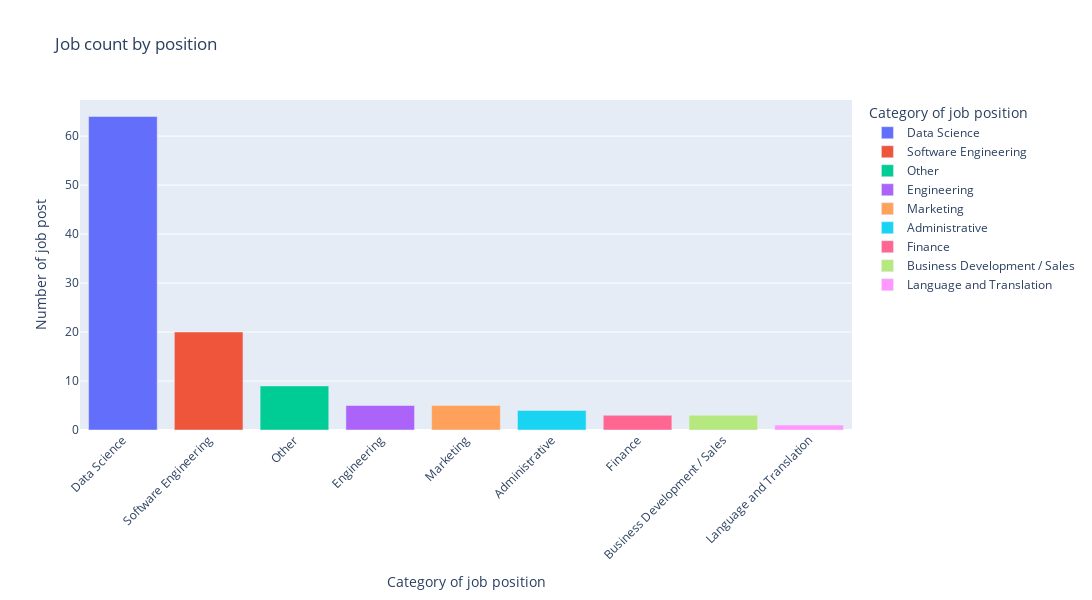
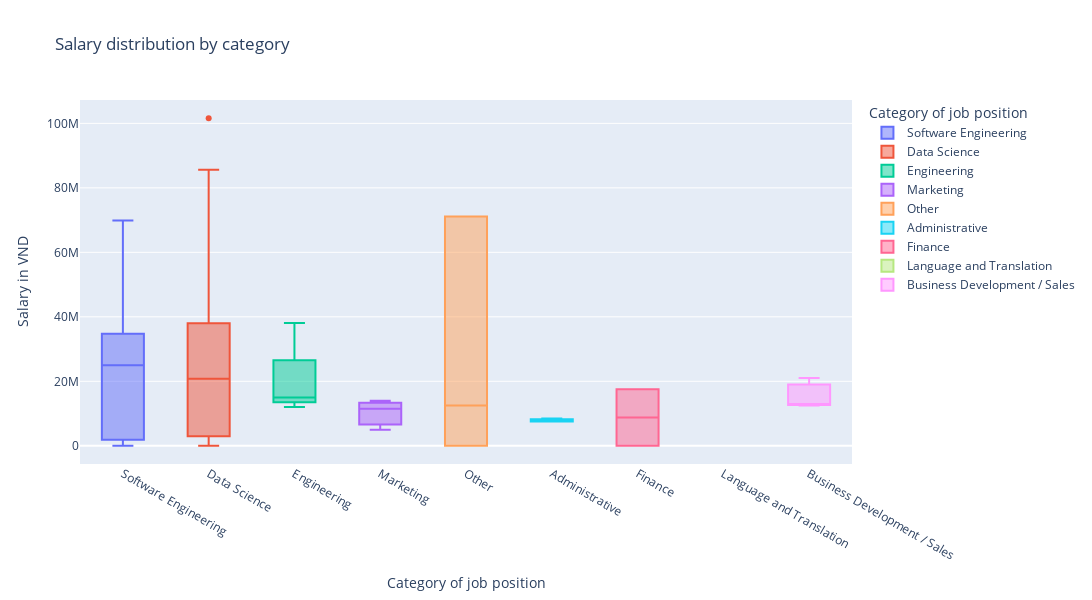
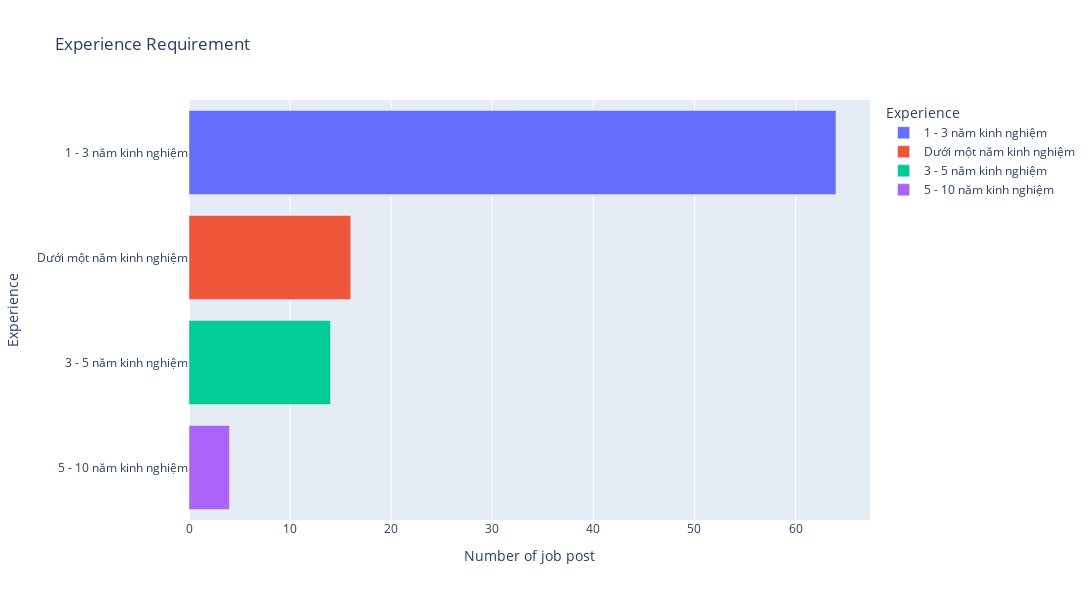
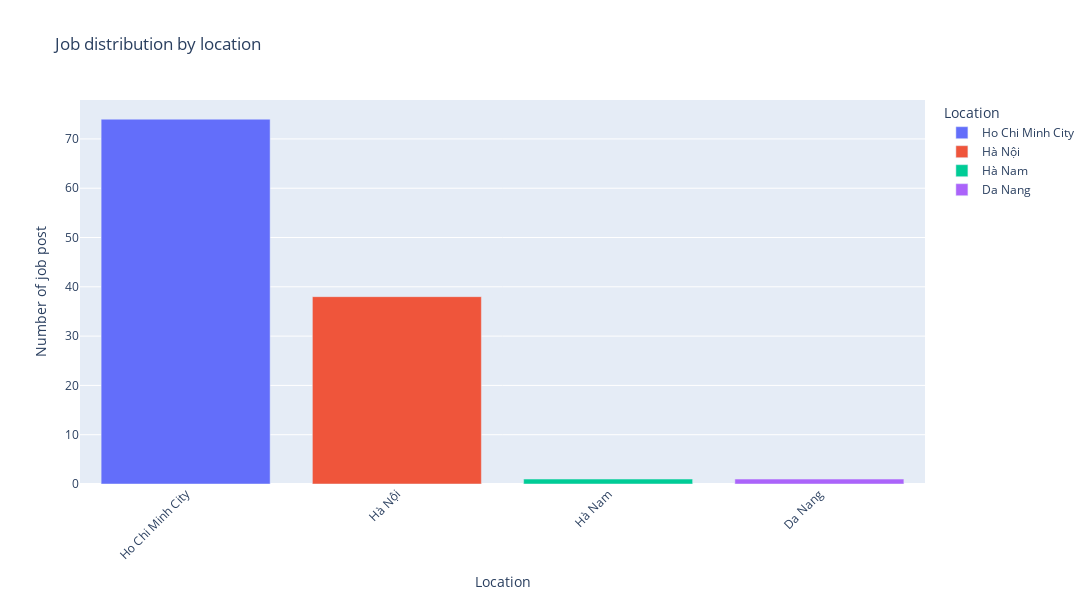

The cell these charts' notebook holds for them, in order:
### Code cell
df_data = preprocess.filter_job_titles(eda_df, keywords=["data", "business intelligence"])
visualization.create_charts(df_data)

### Figure 1 — Plotly figure (JSON) as saved in the notebook; plotly's stock layout.template omitted (floating-point values rounded to 4 significant figures)
{"data": [{"alignmentgroup": "True", "hovertemplate": "Category of job position=%{x}<br>Number of job post=%{y}<extra></extra>", "legendgroup": "Data Science", "marker": {"color": "#636efa", "pattern": {"shape": ""}}, "name": "Data Science", "offsetgroup": "Data Science", "orientation": "v", "showlegend": true, "textposition": "auto", "type": "bar", "x": ["Data Science"], "xaxis": "x", "y": [64], "yaxis": "y"}, {"alignmentgroup": "True", "hovertemplate": "Category of job position=%{x}<br>Number of job post=%{y}<extra></extra>", "legendgroup": "Software Engineering", "marker": {"color": "#EF553B", "pattern": {"shape": ""}}, "name": "Software Engineering", "offsetgroup": "Software Engineering", "orientation": "v", "showlegend": true, "textposition": "auto", "type": "bar", "x": ["Software Engineering"], "xaxis": "x", "y": [20], "yaxis": "y"}, {"alignmentgroup": "True", "hovertemplate": "Category of job position=%{x}<br>Number of job post=%{y}<extra></extra>", "legendgroup": "Other", "marker": {"color": "#00cc96", "pattern": {"shape": ""}}, "name": "Other", "offsetgroup": "Other", "orientation": "v", "showlegend": true, "textposition": "auto", "type": "bar", "x": ["Other"], "xaxis": "x", "y": [9], "yaxis": "y"}, {"alignmentgroup": "True", "hovertemplate": "Category of job position=%{x}<br>Number of job post=%{y}<extra></extra>", "legendgroup": "Engineering", "marker": {"color": "#ab63fa", "pattern": {"shape": ""}}, "name": "Engineering", "offsetgroup": "Engineering", "orientation": "v", "showlegend": true, "textposition": "auto", "type": "bar", "x": ["Engineering"], "xaxis": "x", "y": [5], "yaxis": "y"}, {"alignmentgroup": "True", "hovertemplate": "Category of job position=%{x}<br>Number of job post=%{y}<extra></extra>", "legendgroup": "Marketing", "marker": {"color": "#FFA15A", "pattern": {"shape": ""}}, "name": "Marketing", "offsetgroup": "Marketing", "orientation": "v", "showlegend": true, "textposition": "auto", "type": "bar", "x": ["Marketing"], "xaxis": "x", "y": [5], "yaxis": "y"}, {"alignmentgroup": "True", "hovertemplate": "Category of job position=%{x}<br>Number of job post=%{y}<extra></extra>", "legendgroup": "Administrative", "marker": {"color": "#19d3f3", "pattern": {"shape": ""}}, "name": "Administrative", "offsetgroup": "Administrative", "orientation": "v", "showlegend": true, "textposition": "auto", "type": "bar", "x": ["Administrative"], "xaxis": "x", "y": [4], "yaxis": "y"}, {"alignmentgroup": "True", "hovertemplate": "Category of job position=%{x}<br>Number of job post=%{y}<extra></extra>", "legendgroup": "Finance", "marker": {"color": "#FF6692", "pattern": {"shape": ""}}, "name": "Finance", "offsetgroup": "Finance", "orientation": "v", "showlegend": true, "textposition": "auto", "type": "bar", "x": ["Finance"], "xaxis": "x", "y": [3], "yaxis": "y"}, {"alignmentgroup": "True", "hovertemplate": "Category of job position=%{x}<br>Number of job post=%{y}<extra></extra>", "legendgroup": "Business Development / Sales", "marker": {"color": "#B6E880", "pattern": {"shape": ""}}, "name": "Business Development / Sales", "offsetgroup": "Business Development / Sales", "orientation": "v", "showlegend": true, "textposition": "auto", "type": "bar", "x": ["Business Development / Sales"], "xaxis": "x", "y": [3], "yaxis": "y"}, {"alignmentgroup": "True", "hovertemplate": "Category of job position=%{x}<br>Number of job post=%{y}<extra></extra>", "legendgroup": "Language and Translation", "marker": {"color": "#FF97FF", "pattern": {"shape": ""}}, "name": "Language and Translation", "offsetgroup": "Language and Translation", "orientation": "v", "showlegend": true, "textposition": "auto", "type": "bar", "x": ["Language and Translation"], "xaxis": "x", "y": [1], "yaxis": "y"}], "layout": {"barmode": "relative", "height": 600, "legend": {"title": {"text": "Category of job position"}, "tracegroupgap": 0}, "title": {"text": "Job count by position"}, "width": 1200, "xaxis": {"anchor": "y", "categoryarray": ["Data Science", "Software Engineering", "Other", "Engineering", "Marketing", "Administrative", "Finance", "Business Development / Sales", "Language and Translation"], "categoryorder": "array", "domain": [0, 1], "tickangle": -45, "title": {"text": "Category of job position"}}, "yaxis": {"anchor": "x", "domain": [0, 1], "title": {"text": "Number of job post"}}}}

### Figure 2 — Plotly figure (JSON) as saved in the notebook; plotly's stock layout.template omitted (floating-point values rounded to 4 significant figures)
{"data": [{"alignmentgroup": "True", "hovertemplate": "Category of job position=%{x}<br>Salary in VND=%{y}<extra></extra>", "legendgroup": "Software Engineering", "marker": {"color": "#636efa"}, "name": "Software Engineering", "notched": false, "offsetgroup": "Software Engineering", "orientation": "v", "showlegend": true, "type": "box", "x": ["Software Engineering", "Software Engineering", "Software Engineering", "Software Engineering", "Software Engineering", "Software Engineering", "Software Engineering", "Software Engineering", "Software Engineering", "Software Engineering", "Software Engineering", "Software Engineering", "Software Engineering", "Software Engineering", "Software Engineering", "Software Engineering", "Software Engineering", "Software Engineering", "Software Engineering", "Software Engineering"], "x0": " ", "xaxis": "x", "y": [40000000, 25000000, 33020066, 2500000, 2500000, null, 238, 31750064, 25000000, 12000000, null, 238, 60960122, null, null, null, 69850140, 555, null, null], "y0": " ", "yaxis": "y"}, {"alignmentgroup": "True", "hovertemplate": "Category of job position=%{x}<br>Salary in VND=%{y}<extra></extra>", "legendgroup": "Data Science", "marker": {"color": "#EF553B"}, "name": "Data Science", "notched": false, "offsetgroup": "Data Science", "orientation": "v", "showlegend": true, "type": "box", "x": ["Data Science", "Data Science", "Data Science", "Data Science", "Data Science", "Data Science", "Data Science", "Data Science", "Data Science", "Data Science", "Data Science", "Data Science", "Data Science", "Data Science", "Data Science", "Data Science", "Data Science", "Data Science", "Data Science", "Data Science", "Data Science", "Data Science", "Data Science", "Data Science", "Data Science", "Data Science", "Data Science", "Data Science", "Data Science", "Data Science", "Data Science", "Data Science", "Data Science", "Data Science", "Data Science", "Data Science", "Data Science", "Data Science", "Data Science", "Data Science", "Data Science", "Data Science", "Data Science", "Data Science", "Data Science", "Data Science", "Data Science", "Data Science", "Data Science", "Data Science", "Data Science", "Data Science", "Data Science", "Data Science", "Data Science", "Data Science", "Data Science", "Data Science", "Data Science", "Data Science", "Data Science", "Data Science", "Data Science", "Data Science"], "x0": " ", "xaxis": "x", "y": [25400051, 20000000, null, 30000000, null, null, null, 38000000, 238, null, null, null, null, null, 18000000, 38100076, 12690355, 3000000, null, null, null, 15000000, 15000000, null, 57150114, 21590043, 3000000, null, null, null, null, null, null, null, null, 238, null, 24130048, 27940056, 20000000, 238, 238, 37000000, 26670053, 238, null, 238, null, 17500000, 85587128, null, 238, 82550165, 57150114, 25400051, 14000000, null, 50800102, 76200152, 8000000, 101600203, 1674, 50800102, 22500000], "y0": " ", "yaxis": "y"}, {"alignmentgroup": "True", "hovertemplate": "Category of job position=%{x}<br>Salary in VND=%{y}<extra></extra>", "legendgroup": "Engineering", "marker": {"color": "#00cc96"}, "name": "Engineering", "notched": false, "offsetgroup": "Engineering", "orientation": "v", "showlegend": true, "type": "box", "x": ["Engineering", "Engineering", "Engineering", "Engineering", "Engineering"], "x0": " ", "xaxis": "x", "y": [11999900, null, 15000000, 15000000, 38100076], "y0": " ", "yaxis": "y"}, {"alignmentgroup": "True", "hovertemplate": "Category of job position=%{x}<br>Salary in VND=%{y}<extra></extra>", "legendgroup": "Marketing", "marker": {"color": "#ab63fa"}, "name": "Marketing", "notched": false, "offsetgroup": "Marketing", "orientation": "v", "showlegend": true, "type": "box", "x": ["Marketing", "Marketing", "Marketing", "Marketing", "Marketing"], "x0": " ", "xaxis": "x", "y": [null, null, 14000000, 11500000, 5000000], "y0": " ", "yaxis": "y"}, {"alignmentgroup": "True", "hovertemplate": "Category of job position=%{x}<br>Salary in VND=%{y}<extra></extra>", "legendgroup": "Other", "marker": {"color": "#FFA15A"}, "name": "Other", "notched": false, "offsetgroup": "Other", "orientation": "v", "showlegend": true, "type": "box", "x": ["Other", "Other", "Other", "Other", "Other", "Other", "Other", "Other", "Other"], "x0": " ", "xaxis": "x", "y": [238, 71120142, 71120142, null, null, null, null, 12500000, 238], "y0": " ", "yaxis": "y"}, {"alignmentgroup": "True", "hovertemplate": "Category of job position=%{x}<br>Salary in VND=%{y}<extra></extra>", "legendgroup": "Administrative", "marker": {"color": "#19d3f3"}, "name": "Administrative", "notched": false, "offsetgroup": "Administrative", "orientation": "v", "showlegend": true, "type": "box", "x": ["Administrative", "Administrative", "Administrative", "Administrative"], "x0": " ", "xaxis": "x", "y": [8500000, null, 7500000, 7500000], "y0": " ", "yaxis": "y"}, {"alignmentgroup": "True", "hovertemplate": "Category of job position=%{x}<br>Salary in VND=%{y}<extra></extra>", "legendgroup": "Finance", "marker": {"color": "#FF6692"}, "name": "Finance", "notched": false, "offsetgroup": "Finance", "orientation": "v", "showlegend": true, "type": "box", "x": ["Finance", "Finance", "Finance"], "x0": " ", "xaxis": "x", "y": [17500000, null, 150], "y0": " ", "yaxis": "y"}, {"alignmentgroup": "True", "hovertemplate": "Category of job position=%{x}<br>Salary in VND=%{y}<extra></extra>", "legendgroup": "Language and Translation", "marker": {"color": "#B6E880"}, "name": "Language and Translation", "notched": false, "offsetgroup": "Language and Translation", "orientation": "v", "showlegend": true, "type": "box", "x": ["Language and Translation"], "x0": " ", "xaxis": "x", "y": [null], "y0": " ", "yaxis": "y"}, {"alignmentgroup": "True", "hovertemplate": "Category of job position=%{x}<br>Salary in VND=%{y}<extra></extra>", "legendgroup": "Business Development / Sales", "marker": {"color": "#FF97FF"}, "name": "Business Development / Sales", "notched": false, "offsetgroup": "Business Development / Sales", "orientation": "v", "showlegend": true, "type": "box", "x": ["Business Development / Sales", "Business Development / Sales", "Business Development / Sales"], "x0": " ", "xaxis": "x", "y": [21000000, 12500050, 13000000], "y0": " ", "yaxis": "y"}], "layout": {"boxmode": "overlay", "height": 600, "legend": {"title": {"text": "Category of job position"}, "tracegroupgap": 0}, "title": {"text": "Salary distribution by category"}, "width": 1200, "xaxis": {"anchor": "y", "categoryarray": ["Software Engineering", "Data Science", "Engineering", "Marketing", "Other", "Administrative", "Finance", "Language and Translation", "Business Development / Sales"], "categoryorder": "array", "domain": [0, 1], "title": {"text": "Category of job position"}}, "yaxis": {"anchor": "x", "domain": [0, 1], "title": {"text": "Salary in VND"}}}}

### Figure 3 — Plotly figure (JSON) as saved in the notebook; plotly's stock layout.template omitted (floating-point values rounded to 4 significant figures)
{"data": [{"alignmentgroup": "True", "hovertemplate": "Experience=%{y}<br>Number of job post=%{x}<extra></extra>", "legendgroup": "1 - 3 năm kinh nghiệm", "marker": {"color": "#636efa", "pattern": {"shape": ""}}, "name": "1 - 3 năm kinh nghiệm", "offsetgroup": "1 - 3 năm kinh nghiệm", "orientation": "h", "showlegend": true, "textposition": "auto", "type": "bar", "x": [64], "xaxis": "x", "y": ["1 - 3 năm kinh nghiệm"], "yaxis": "y"}, {"alignmentgroup": "True", "hovertemplate": "Experience=%{y}<br>Number of job post=%{x}<extra></extra>", "legendgroup": "Dưới một năm kinh nghiệm", "marker": {"color": "#EF553B", "pattern": {"shape": ""}}, "name": "Dưới một năm kinh nghiệm", "offsetgroup": "Dưới một năm kinh nghiệm", "orientation": "h", "showlegend": true, "textposition": "auto", "type": "bar", "x": [16], "xaxis": "x", "y": ["Dưới một năm kinh nghiệm"], "yaxis": "y"}, {"alignmentgroup": "True", "hovertemplate": "Experience=%{y}<br>Number of job post=%{x}<extra></extra>", "legendgroup": "3 - 5 năm kinh nghiệm", "marker": {"color": "#00cc96", "pattern": {"shape": ""}}, "name": "3 - 5 năm kinh nghiệm", "offsetgroup": "3 - 5 năm kinh nghiệm", "orientation": "h", "showlegend": true, "textposition": "auto", "type": "bar", "x": [14], "xaxis": "x", "y": ["3 - 5 năm kinh nghiệm"], "yaxis": "y"}, {"alignmentgroup": "True", "hovertemplate": "Experience=%{y}<br>Number of job post=%{x}<extra></extra>", "legendgroup": "5 - 10 năm kinh nghiệm", "marker": {"color": "#ab63fa", "pattern": {"shape": ""}}, "name": "5 - 10 năm kinh nghiệm", "offsetgroup": "5 - 10 năm kinh nghiệm", "orientation": "h", "showlegend": true, "textposition": "auto", "type": "bar", "x": [4], "xaxis": "x", "y": ["5 - 10 năm kinh nghiệm"], "yaxis": "y"}], "layout": {"barmode": "relative", "height": 600, "legend": {"title": {"text": "Experience"}, "tracegroupgap": 0}, "title": {"text": "Experience Requirement"}, "width": 1200, "xaxis": {"anchor": "y", "domain": [0, 1], "title": {"text": "Number of job post"}}, "yaxis": {"anchor": "x", "categoryarray": ["5 - 10 năm kinh nghiệm", "3 - 5 năm kinh nghiệm", "Dưới một năm kinh nghiệm", "1 - 3 năm kinh nghiệm"], "categoryorder": "array", "domain": [0, 1], "title": {"text": "Experience"}}}}

### Figure 4 — Plotly figure (JSON) as saved in the notebook; plotly's stock layout.template omitted (floating-point values rounded to 4 significant figures)
{"data": [{"alignmentgroup": "True", "hovertemplate": "Location=%{x}<br>Number of job post=%{y}<extra></extra>", "legendgroup": "Ho Chi Minh City", "marker": {"color": "#636efa", "pattern": {"shape": ""}}, "name": "Ho Chi Minh City", "offsetgroup": "Ho Chi Minh City", "orientation": "v", "showlegend": true, "textposition": "auto", "type": "bar", "x": ["Ho Chi Minh City"], "xaxis": "x", "y": [74], "yaxis": "y"}, {"alignmentgroup": "True", "hovertemplate": "Location=%{x}<br>Number of job post=%{y}<extra></extra>", "legendgroup": "Hà Nội", "marker": {"color": "#EF553B", "pattern": {"shape": ""}}, "name": "Hà Nội", "offsetgroup": "Hà Nội", "orientation": "v", "showlegend": true, "textposition": "auto", "type": "bar", "x": ["Hà Nội"], "xaxis": "x", "y": [38], "yaxis": "y"}, {"alignmentgroup": "True", "hovertemplate": "Location=%{x}<br>Number of job post=%{y}<extra></extra>", "legendgroup": "Hà Nam", "marker": {"color": "#00cc96", "pattern": {"shape": ""}}, "name": "Hà Nam", "offsetgroup": "Hà Nam", "orientation": "v", "showlegend": true, "textposition": "auto", "type": "bar", "x": ["Hà Nam"], "xaxis": "x", "y": [1], "yaxis": "y"}, {"alignmentgroup": "True", "hovertemplate": "Location=%{x}<br>Number of job post=%{y}<extra></extra>", "legendgroup": "Da Nang", "marker": {"color": "#ab63fa", "pattern": {"shape": ""}}, "name": "Da Nang", "offsetgroup": "Da Nang", "orientation": "v", "showlegend": true, "textposition": "auto", "type": "bar", "x": ["Da Nang"], "xaxis": "x", "y": [1], "yaxis": "y"}], "layout": {"barmode": "relative", "height": 600, "legend": {"title": {"text": "Location"}, "tracegroupgap": 0}, "title": {"text": "Job distribution by location"}, "width": 1200, "xaxis": {"anchor": "y", "categoryarray": ["Ho Chi Minh City", "Hà Nội", "Hà Nam", "Da Nang"], "categoryorder": "array", "domain": [0, 1], "tickangle": -45, "title": {"text": "Location"}}, "yaxis": {"anchor": "x", "domain": [0, 1], "title": {"text": "Number of job post"}}}}
